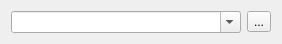
<?xml version="1.0" encoding="UTF-8"?>
<ui version="4.0">
 <class>ModelSearchToolbar</class>
 <widget class="QWidget" name="ModelSearchToolbar">
  <property name="geometry">
   <rect>
    <x>0</x>
    <y>0</y>
    <width>282</width>
    <height>38</height>
   </rect>
  </property>
  <property name="windowTitle">
   <string>ModelSearchToolbar</string>
  </property>
  <layout class="QHBoxLayout" name="horizontalLayout">
   <item>
    <widget class="QComboBox" name="comboBox">
     <property name="editable">
      <bool>true</bool>
     </property>
    </widget>
   </item>
   <item>
    <widget class="QToolButton" name="toolButton">
     <property name="text">
      <string>...</string>
     </property>
    </widget>
   </item>
  </layout>
 </widget>
 <layoutdefault spacing="6" margin="11"/>
 <resources/>
 <connections/>
</ui>
